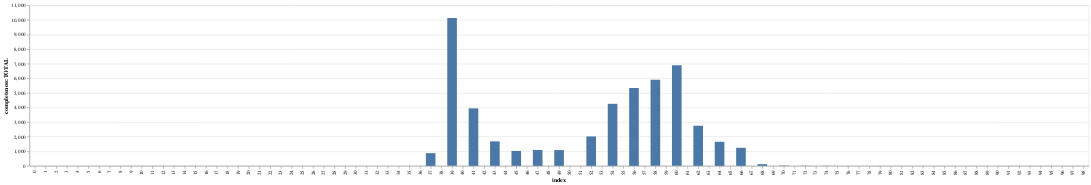

Notebook code cell kept with this figure:
### Code cell
# Graph percentages
alt.Chart(completeness.reset_index().rename(columns={0:'counts'})).mark_bar().encode(
    x='index:O',
    y='completeness:TOTAL:Q'
)

### Figure 1 — Vega-Lite specification as saved in the notebook (floating-point values rounded to 4 significant figures)
{"config": {"view": {"continuousWidth": 400, "continuousHeight": 300}}, "data": {"name": "data-cf08e7bafd995b5b8668b0379cbd226b"}, "mark": "bar", "encoding": {"x": {"type": "ordinal", "field": "index"}, "y": {"type": "quantitative", "field": "completeness:TOTAL"}}, "$schema": "https://vega.github.io/schema/vega-lite/v4.8.1.json", "datasets": {"data-cf08e7bafd995b5b8668b0379cbd226b": [{"index": 39, "completeness:TOTAL": 10126}, {"index": 60, "completeness:TOTAL": 6901}, {"index": 58, "completeness:TOTAL": 5896}, {"index": 56, "completeness:TOTAL": 5337}, {"index": 54, "completeness:TOTAL": 4252}, {"index": 41, "completeness:TOTAL": 3940}, {"index": 62, "completeness:TOTAL": 2748}, {"index": 52, "completeness:TOTAL": 2015}, {"index": 43, "completeness:TOTAL": 1678}, {"index": 64, "completeness:TOTAL": 1649}, {"index": 66, "completeness:TOTAL": 1237}, {"index": 47, "completeness:TOTAL": 1086}, {"index": 49, "completeness:TOTAL": 1083}, {"index": 45, "completeness:TOTAL": 1023}, {"index": 37, "completeness:TOTAL": 869}, {"index": 68, "completeness:TOTAL": 116}, {"index": 70, "completeness:TOTAL": 23}, {"index": 72, "completeness:TOTAL": 12}, {"index": 74, "completeness:TOTAL": 7}, {"index": 35, "completeness:TOTAL": 2}, {"index": 16, "completeness:TOTAL": 0}, {"index": 34, "completeness:TOTAL": 0}, {"index": 9, "completeness:TOTAL": 0}, {"index": 31, "completeness:TOTAL": 0}, {"index": 8, "completeness:TOTAL": 0}, {"index": 32, "completeness:TOTAL": 0}, {"index": 7, "completeness:TOTAL": 0}, {"index": 33, "completeness:TOTAL": 0}, {"index": 6, "completeness:TOTAL": 0}, {"index": 36, "completeness:TOTAL": 0}, {"index": 10, "completeness:TOTAL": 0}, {"index": 5, "completeness:TOTAL": 0}, {"index": 4, "completeness:TOTAL": 0}, {"index": 38, "completeness:TOTAL": 0}, {"index": 3, "completeness:TOTAL": 0}, {"index": 2, "completeness:TOTAL": 0}, {"index": 1, "completeness:TOTAL": 0}, {"index": 30, "completeness:TOTAL": 0}, {"index": 29, "completeness:TOTAL": 0}, {"index": 17, "completeness:TOTAL": 0}, {"index": 11, "completeness:TOTAL": 0}, {"index": 18, "completeness:TOTAL": 0}, {"index": 19, "completeness:TOTAL": 0}, {"index": 20, "completeness:TOTAL": 0}, {"index": 21, "completeness:TOTAL": 0}, {"index": 22, "completeness:TOTAL": 0}, {"index": 23, "completeness:TOTAL": 0}, {"index": 24, "completeness:TOTAL": 0}, {"index": 15, "completeness:TOTAL": 0}, {"index": 25, "completeness:TOTAL": 0}, {"index": 14, "completeness:TOTAL": 0}, {"index": 26, "completeness:TOTAL": 0}, {"index": 13, "completeness:TOTAL": 0}, {"index": 27, "completeness:TOTAL": 0}, {"index": 12, "completeness:TOTAL": 0}, {"index": 28, "completeness:TOTAL": 0}, {"index": 40, "completeness:TOTAL": 0}, {"index": 98, "completeness:TOTAL": 0}, {"index": 42, "completeness:TOTAL": 0}, {"index": 78, "completeness:TOTAL": 0}, {"index": 80, "completeness:TOTAL": 0}, {"index": 81, "completeness:TOTAL": 0}, {"index": 82, "completeness:TOTAL": 0}, {"index": 83, "completeness:TOTAL": 0}, {"index": 84, "completeness:TOTAL": 0}, {"index": 85, "completeness:TOTAL": 0}, {"index": 86, "completeness:TOTAL": 0}, {"index": 87, "completeness:TOTAL": 0}, {"index": 88, "completeness:TOTAL": 0}, {"index": 89, "completeness:TOTAL": 0}, {"index": 90, "completeness:TOTAL": 0}, {"index": 91, "completeness:TOTAL": 0}, {"index": 92, "completeness:TOTAL": 0}, {"index": 93, "completeness:TOTAL": 0}, {"index": 94, "completeness:TOTAL": 0}, {"index": 95, "completeness:TOTAL": 0}, {"index": 96, "completeness:TOTAL": 0}, {"index": 79, "completeness:TOTAL": 0}, {"index": 77, "completeness:TOTAL": 0}, {"index": 44, "completeness:TOTAL": 0}, {"index": 76, "completeness:TOTAL": 0}, {"index": 46, "completeness:TOTAL": 0}, {"index": 48, "completeness:TOTAL": 0}, {"index": 97, "completeness:TOTAL": 0}, {"index": 50, "completeness:TOTAL": 0}, {"index": 51, "completeness:TOTAL": 0}, {"index": 53, "completeness:TOTAL": 0}, {"index": 55, "completeness:TOTAL": 0}, {"index": 57, "completeness:TOTAL": 0}, {"index": 59, "completeness:TOTAL": 0}, {"index": 61, "completeness:TOTAL": 0}, {"index": 63, "completeness:TOTAL": 0}, {"index": 65, "completeness:TOTAL": 0}, {"index": 67, "completeness:TOTAL": 0}, {"index": 69, "completeness:TOTAL": 0}, {"index": 71, "completeness:TOTAL": 0}, {"index": 73, "completeness:TOTAL": 0}, {"index": 75, "completeness:TOTAL": 0}, {"index": 0, "completeness:TOTAL": 0}]}}
